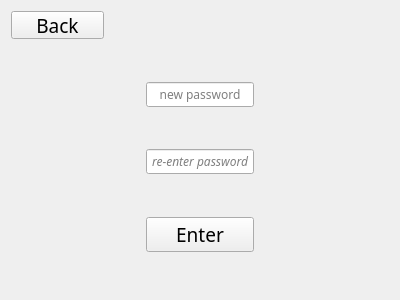
<?xml version="1.0" encoding="UTF-8"?>
<ui version="4.0">
 <class>Form</class>
 <widget class="QWidget" name="Form">
  <property name="geometry">
   <rect>
    <x>0</x>
    <y>0</y>
    <width>400</width>
    <height>300</height>
   </rect>
  </property>
  <property name="windowTitle">
   <string>Form</string>
  </property>
  <layout class="QGridLayout" name="gridLayout">
   <item row="3" column="2">
    <spacer name="horizontalSpacer_2">
     <property name="orientation">
      <enum>Qt::Horizontal</enum>
     </property>
     <property name="sizeHint" stdset="0">
      <size>
       <width>40</width>
       <height>20</height>
      </size>
     </property>
    </spacer>
   </item>
   <item row="3" column="0">
    <spacer name="horizontalSpacer_3">
     <property name="orientation">
      <enum>Qt::Horizontal</enum>
     </property>
     <property name="sizeHint" stdset="0">
      <size>
       <width>40</width>
       <height>20</height>
      </size>
     </property>
    </spacer>
   </item>
   <item row="4" column="1">
    <spacer name="verticalSpacer">
     <property name="orientation">
      <enum>Qt::Vertical</enum>
     </property>
     <property name="sizeHint" stdset="0">
      <size>
       <width>20</width>
       <height>40</height>
      </size>
     </property>
    </spacer>
   </item>
   <item row="0" column="0">
    <widget class="QPushButton" name="back_button">
     <property name="sizePolicy">
      <sizepolicy hsizetype="Minimum" vsizetype="Minimum">
       <horstretch>0</horstretch>
       <verstretch>0</verstretch>
      </sizepolicy>
     </property>
     <property name="maximumSize">
      <size>
       <width>93</width>
       <height>28</height>
      </size>
     </property>
     <property name="font">
      <font>
       <family>Gill Sans Ultra Bold Condensed</family>
       <pointsize>14</pointsize>
      </font>
     </property>
     <property name="text">
      <string>Back</string>
     </property>
    </widget>
   </item>
   <item row="6" column="1">
    <spacer name="verticalSpacer_2">
     <property name="orientation">
      <enum>Qt::Vertical</enum>
     </property>
     <property name="sizeHint" stdset="0">
      <size>
       <width>20</width>
       <height>40</height>
      </size>
     </property>
    </spacer>
   </item>
   <item row="5" column="1">
    <widget class="QLineEdit" name="re_password">
     <property name="sizePolicy">
      <sizepolicy hsizetype="Minimum" vsizetype="Minimum">
       <horstretch>0</horstretch>
       <verstretch>0</verstretch>
      </sizepolicy>
     </property>
     <property name="font">
      <font>
       <family>Sans Serif</family>
       <pointsize>9</pointsize>
       <weight>50</weight>
       <italic>true</italic>
       <bold>false</bold>
      </font>
     </property>
     <property name="inputMethodHints">
      <set>Qt::ImhHiddenText|Qt::ImhNoAutoUppercase|Qt::ImhNoPredictiveText|Qt::ImhSensitiveData</set>
     </property>
     <property name="maxLength">
      <number>4</number>
     </property>
     <property name="frame">
      <bool>true</bool>
     </property>
     <property name="echoMode">
      <enum>QLineEdit::Password</enum>
     </property>
     <property name="alignment">
      <set>Qt::AlignCenter</set>
     </property>
     <property name="placeholderText">
      <string>re-enter password</string>
     </property>
     <property name="cursorMoveStyle">
      <enum>Qt::VisualMoveStyle</enum>
     </property>
     <property name="clearButtonEnabled">
      <bool>true</bool>
     </property>
    </widget>
   </item>
   <item row="3" column="1">
    <widget class="QLineEdit" name="new_password">
     <property name="sizePolicy">
      <sizepolicy hsizetype="Minimum" vsizetype="Minimum">
       <horstretch>0</horstretch>
       <verstretch>0</verstretch>
      </sizepolicy>
     </property>
     <property name="font">
      <font>
       <family>Sans Serif</family>
       <pointsize>9</pointsize>
       <weight>50</weight>
       <bold>false</bold>
      </font>
     </property>
     <property name="inputMethodHints">
      <set>Qt::ImhDigitsOnly|Qt::ImhHiddenText|Qt::ImhNoAutoUppercase|Qt::ImhNoPredictiveText|Qt::ImhSensitiveData</set>
     </property>
     <property name="maxLength">
      <number>4</number>
     </property>
     <property name="frame">
      <bool>true</bool>
     </property>
     <property name="echoMode">
      <enum>QLineEdit::Password</enum>
     </property>
     <property name="alignment">
      <set>Qt::AlignCenter</set>
     </property>
     <property name="placeholderText">
      <string>new password</string>
     </property>
     <property name="cursorMoveStyle">
      <enum>Qt::VisualMoveStyle</enum>
     </property>
     <property name="clearButtonEnabled">
      <bool>true</bool>
     </property>
    </widget>
   </item>
   <item row="0" column="1" colspan="2">
    <spacer name="horizontalSpacer">
     <property name="orientation">
      <enum>Qt::Horizontal</enum>
     </property>
     <property name="sizeHint" stdset="0">
      <size>
       <width>40</width>
       <height>20</height>
      </size>
     </property>
    </spacer>
   </item>
   <item row="8" column="1">
    <spacer name="verticalSpacer_3">
     <property name="orientation">
      <enum>Qt::Vertical</enum>
     </property>
     <property name="sizeHint" stdset="0">
      <size>
       <width>20</width>
       <height>40</height>
      </size>
     </property>
    </spacer>
   </item>
   <item row="1" column="1">
    <spacer name="verticalSpacer_4">
     <property name="orientation">
      <enum>Qt::Vertical</enum>
     </property>
     <property name="sizeHint" stdset="0">
      <size>
       <width>20</width>
       <height>40</height>
      </size>
     </property>
    </spacer>
   </item>
   <item row="7" column="1">
    <widget class="QPushButton" name="enter_button">
     <property name="sizePolicy">
      <sizepolicy hsizetype="Minimum" vsizetype="Minimum">
       <horstretch>0</horstretch>
       <verstretch>0</verstretch>
      </sizepolicy>
     </property>
     <property name="font">
      <font>
       <family>Gill Sans Ultra Bold Condensed</family>
       <pointsize>14</pointsize>
      </font>
     </property>
     <property name="text">
      <string>Enter</string>
     </property>
    </widget>
   </item>
  </layout>
 </widget>
 <resources/>
 <connections/>
</ui>
